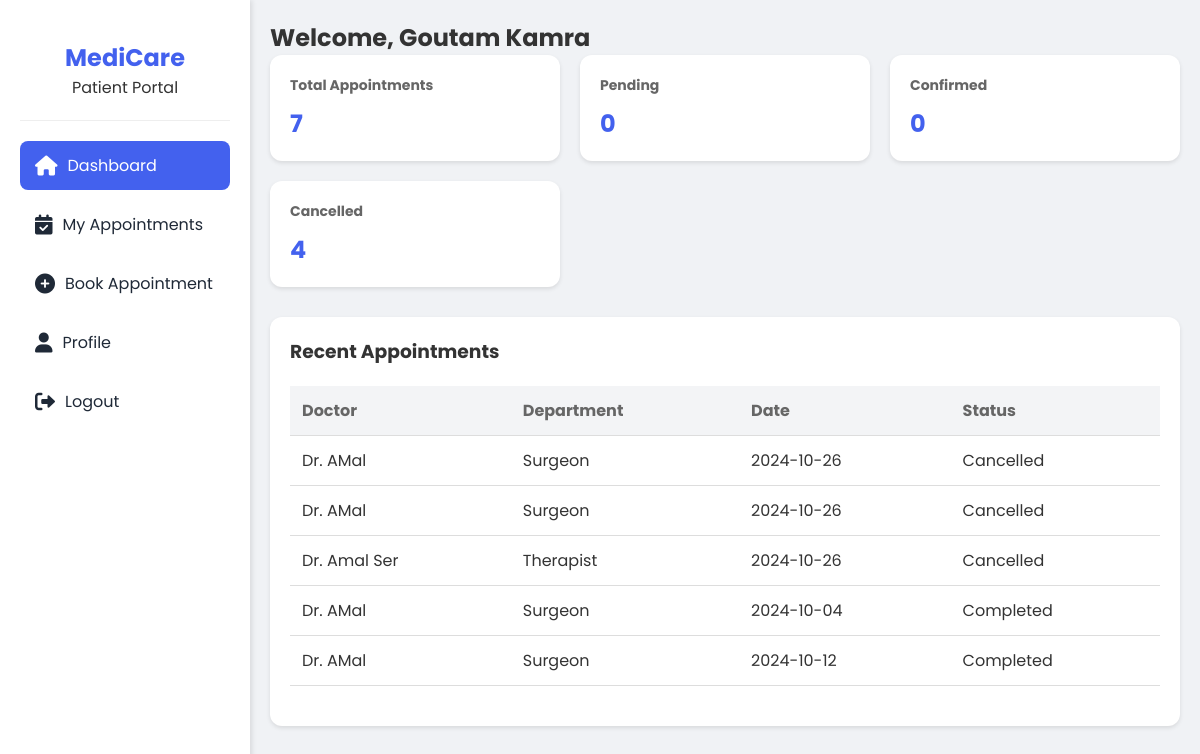
Screenshot of /user_dashboard.php (signed in) with the database file from the repository.
### tables this page shows
CREATE TABLE `appointments` (
  `id` int(11) NOT NULL,
  `user_id` int(11) DEFAULT NULL,
  `doctor_id` int(11) DEFAULT NULL,
  `appointment_date` date DEFAULT NULL,
  `appointment_time` time DEFAULT NULL,
  `confirmed_date` date DEFAULT NULL,
  `confirmed_time` time DEFAULT NULL,
  `problem` text DEFAULT NULL,
  `status` varchar(20) DEFAULT 'Pending',
  `created_at` timestamp NOT NULL DEFAULT current_timestamp()
);

CREATE TABLE `doctors` (
  `id` int(11) NOT NULL,
  `name` varchar(100) DEFAULT NULL,
  `email` varchar(100) DEFAULT NULL,
  `password` varchar(100) DEFAULT NULL,
  `department` varchar(50) DEFAULT NULL,
  `address` varchar(100) DEFAULT NULL,
  `phone` int(100) DEFAULT NULL,
  `specialization` varchar(100) DEFAULT NULL,
  `created_at` timestamp NOT NULL DEFAULT current_timestamp()
);

### user_pages/dashboard.php (the view)
<?php
$stats_query = "SELECT
    COUNT(*) AS total,
    SUM(CASE WHEN status = 'Pending' THEN 1 ELSE 0 END) AS pending,
    SUM(CASE WHEN status = 'Confirmed' THEN 1 ELSE 0 END) AS confirmed,
    SUM(CASE WHEN status = 'Cancelled' THEN 1 ELSE 0 END) AS cancelled
    FROM appointments
    WHERE user_id = $user_id";
$stats_result = mysqli_query($conn, $stats_query);
$stats = mysqli_fetch_assoc($stats_result);
?>
<h2>Welcome, <?php echo $_SESSION['user_name']; ?></h2>
<div class="stats-grid">
    <div class="stat-card">
        <h3>Total Appointments</h3>
        <div class="number"><?php echo $stats['total']; ?></div>
    </div>
    <div class="stat-card">
        <h3>Pending</h3>
        <div class="number"><?php echo $stats['pending']; ?></div>
    </div>
    <div class="stat-card">
        <h3>Confirmed</h3>
        <div class="number"><?php echo $stats['confirmed']; ?></div>
    </div>
    <div class="stat-card">
        <h3>Cancelled</h3>
        <div class="number"><?php echo $stats['cancelled']; ?></div>
    </div>
</div>
<div class="table-container">
    <h3>Recent Appointments</h3>
    <?php
    $recent_query = "SELECT a.*, d.name AS doctor_name, d.department
                    FROM appointments a
                    JOIN doctors d ON a.doctor_id = d.id
                    WHERE a.user_id = $user_id
                    ORDER BY a.created_at DESC
                    LIMIT 5";
    $recent_result = mysqli_query($conn, $recent_query);
    if(mysqli_num_rows($recent_result) > 0): ?>
        <table>
            <tr>
                <th>Doctor</th>
                <th>Department</th>
                <th>Date</th>
                <th>Status</th>
            </tr>
            <?php while($row = mysqli_fetch_assoc($recent_result)): ?>
                <tr>
                    <td>Dr. <?php echo $row['doctor_name']; ?></td>
                    <td><?php echo $row['department']; ?></td>
                    <td><?php echo $row['appointment_date']; ?></td>
                    <td><?php echo $row['status']; ?></td>
                </tr>
            <?php endwhile; ?>
        </table>
    <?php else: ?>
        <p>No appointments found.</p>
    <?php endif; ?>
</div>

### user_dashboard.php (shortened to what this page needs)
<?php
$page = isset($_GET['page']) ? $_GET['page'] : 'dashboard';
$user_id = $_SESSION['user_id'];
?>
<!DOCTYPE html>
<html>
<head>
    <link href="https://cdnjs.cloudflare.com/ajax/libs/font-awesome/6.0.0/css/all.min.css" rel="stylesheet">
    <link rel="stylesheet" href="css/style.css">
</head>
<body>
    <div class="layout-container">
        <div class="sidebar">
            <div class="logo-section">
                <h2>MediCare</h2>
                <p>Patient Portal</p>
            </div>
            <ul class="nav-menu">
                <li class="nav-item">
                    <a href="?page=dashboard" class="nav-link <?php echo $page === 'dashboard' ? 'active' : ''; ?>">
                        <i class="fas fa-home"></i> Dashboard
                    </a>
                </li>
                <li class="nav-item">
                    <a href="?page=appointments" class="nav-link <?php echo $page === 'appointments' ? 'active' : ''; ?>">
                        <i class="fas fa-calendar-check"></i> My Appointments
                    </a>
                </li>
                <li class="nav-item">
                    <a href="?page=book" class="nav-link <?php echo $page === 'book' ? 'active' : ''; ?>">
                        <i class="fas fa-plus-circle"></i> Book Appointment
                    </a>
                </li>
                <li class="nav-item">
                    <a href="?page=profile" class="nav-link <?php echo $page === 'profile' ? 'active' : ''; ?>">
                        <i class="fas fa-user"></i> Profile
                    </a>
                </li>
                <li class="nav-item">
                    <a href="logout.php" class="nav-link">
                        <i class="fas fa-sign-out-alt"></i> Logout
                    </a>
                </li>
            </ul>
        </div>
        <div class="main-content">
            <?php
            $page_path = "user_pages/$page.php";
            if(file_exists($page_path)) {
                include $page_path;
            } else {
                echo '<p>Page not found</p>';
            }
            ?>
        </div>
    </div>
</body>
</html>

### css/style.css (style rules this page uses)
:root { --primary-color: #4361ee; --secondary-color: #3f37c9; --success-color: #4CAF50; --pending-color: #f39c12; --danger-color: #e74c3c; --dark-color: #1f2937; --light-color: #f3f4f6; --sidebar-width: 250px; }
* { margin: 0; padding: 0; box-sizing: border-box; }
body { font-family: 'Poppins', sans-serif; background: #f0f2f5; color: #333; }
.layout-container { display: flex; min-height: 100vh; }
.sidebar { width: var(--sidebar-width); background: white; box-shadow: 2px 0 5px rgba(0,0,0,0.1); position: fixed; height: 100vh; left: 0; top: 0; padding: 20px; }
.logo-section { padding: 20px 0; text-align: center; border-bottom: 1px solid #eee; margin-bottom: 20px; }
.logo-section h2 { color: var(--primary-color); font-size: 24px; }
.nav-menu { list-style: none; }
.nav-item { margin-bottom: 10px; }
.nav-link { display: flex; align-items: center; padding: 12px 15px; color: var(--dark-color); text-decoration: none; border-radius: 8px; transition: all 0.3s ease; }
.nav-link:hover, .nav-link.active { background: var(--primary-color); color: white; }
.nav-link i { margin-right: 10px; font-size: 20px; }
.main-content { margin-left: var(--sidebar-width); padding: 20px; width: calc(100% - var(--sidebar-width)); }
.stats-grid { display: grid; grid-template-columns: repeat(auto-fit, minmax(250px, 1fr)); gap: 20px; margin-bottom: 30px; }
.stat-card { background: white; padding: 20px; border-radius: 12px; box-shadow: 0 2px 4px rgba(0,0,0,0.1); }
.stat-card h3 { color: #666; font-size: 14px; margin-bottom: 10px; }
.stat-card .number { font-size: 24px; font-weight: bold; color: var(--primary-color); }
.table-container { background: white; border-radius: 12px; padding: 20px; box-shadow: 0 2px 4px rgba(0,0,0,0.1); }
table { width: 100%; border-collapse: collapse; }
th, td { padding: 12px 15px; text-align: left; border-bottom: 1px solid #eee; }
th { font-weight: 600; color: #666; }
.table-container table { background: white; margin-top: 20px; }
.table-container th { background: var(--light-color); }
table { width: 100%; border-collapse: collapse; margin-bottom: 20px; }
th, td { padding: 12px; text-align: left; border-bottom: 1px solid #ddd; }
th { background-color: #f8f9fa; font-weight: bold; }

### rows the page displays
appointments: doctor.name "AMal", doctor.department "Surgeon", appointment_date "2024-10-26", status "Cancelled"
appointments: doctor.name "AMal", doctor.department "Surgeon", appointment_date "2024-10-26", status "Cancelled"
appointments: doctor.name "Amal Ser", doctor.department "Therapist", appointment_date "2024-10-26", status "Cancelled"
appointments: doctor.name "AMal", doctor.department "Surgeon", appointment_date "2024-10-04", status "Completed"
appointments: doctor.name "AMal", doctor.department "Surgeon", appointment_date "2024-10-12", status "Completed"

### other values shown
$_SESSION['user_name'] "Goutam Kamra"
$stats['total'] "7"
$stats['pending'] "0"
$stats['confirmed'] "0"
$stats['cancelled'] "4"
